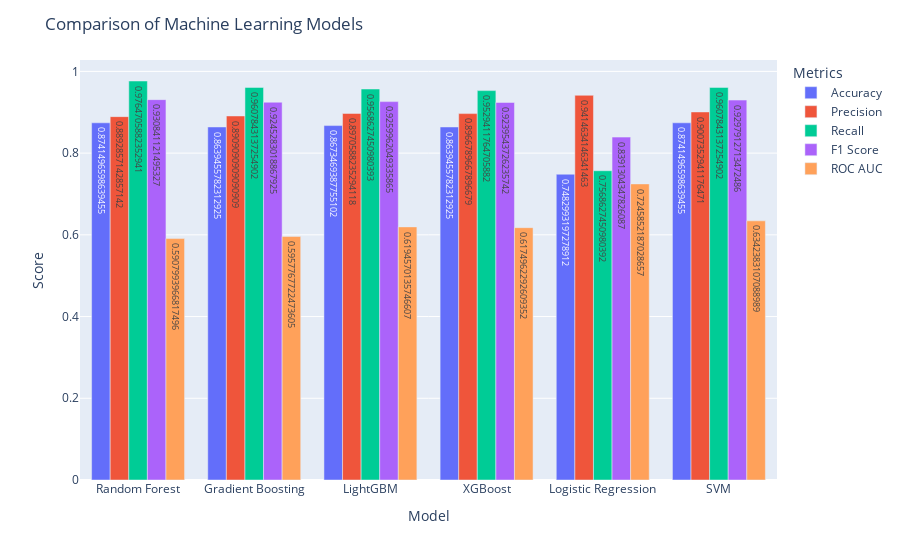

The code cell stored with this chart in its notebook:
### Code cell
# Create a DataFrame to hold the best metrics and hyperparameters for each model
model_comparison = pd.DataFrame({
    'Model': ['Random Forest', 'Gradient Boosting', 'LightGBM', 'XGBoost', 'Logistic Regression', 'SVM'],
    'Accuracy': [best_rf_metrics['accuracy'], best_gb_metrics['accuracy'], best_lgb_metrics['accuracy'],
                 best_xgb_metrics['accuracy'], best_logistic_metrics['accuracy'], best_svm_metrics['accuracy']],
    'Precision': [best_rf_metrics['precision'], best_gb_metrics['precision'], best_lgb_metrics['precision'],
                  best_xgb_metrics['precision'], best_logistic_metrics['precision'], best_svm_metrics['precision']],
    'Recall': [best_rf_metrics['recall'], best_gb_metrics['recall'], best_lgb_metrics['recall'],
               best_xgb_metrics['recall'], best_logistic_metrics['recall'], best_svm_metrics['recall']],
    'F1 Score': [best_rf_metrics['f1'], best_gb_metrics['f1'], best_lgb_metrics['f1'],
                 best_xgb_metrics['f1'], best_logistic_metrics['f1'], best_svm_metrics['f1']],
    'ROC AUC': [best_rf_metrics['roc_auc'], best_gb_metrics['roc_auc'], best_lgb_metrics['roc_auc'],
                best_xgb_metrics['roc_auc'], best_logistic_metrics['roc_auc'], best_svm_metrics['roc_auc']],
    'Best Hyperparameters': [rf_grid_search.best_params_, gb_grid_search.best_params_, lgb_grid_search.best_params_,
                             xgb_grid_search.best_params_, logreg_grid_search.best_params_, svm_grid_search.best_params_]
})

# Convert hyperparameters dictionary to string for better display
model_comparison['Best Hyperparameters'] = model_comparison['Best Hyperparameters'].apply(lambda x: ', '.join([f'{k}: {v}' for k, v in x.items()]))

# Melting the DataFrame for Plotly
melted_model_comparison = model_comparison.melt(id_vars=['Model', 'Best Hyperparameters'], var_name='Metric', value_name='Value')

# Plotting
fig = px.bar(melted_model_comparison, x='Model', y='Value', color='Metric', text='Value', 
             hover_data=['Best Hyperparameters'], barmode='group')

fig.update_layout(title='Comparison of Machine Learning Models',
                  xaxis_title='Model',
                  yaxis_title='Score',
                  legend_title='Metrics',
                  uniformtext_minsize=8, 
                  uniformtext_mode='hide')

fig.show()

### Figure 1 — Plotly figure (JSON) as saved in the notebook; plotly's stock layout.template omitted (floating-point values rounded to 4 significant figures)
{"data": [{"alignmentgroup": "True", "customdata": [["max_depth: 20, min_samples_leaf: 1, min_samples_split: 3, n_estimators: 50"], ["learning_rate: 0.1, max_depth: 10, n_estimators: 200"], ["learning_rate: 0.05, n_estimators: 100, num_leaves: 31"], ["learning_rate: 0.1, max_depth: 10, n_estimators: 50"], ["C: 1, penalty: l2"], ["svm__C: 10, svm__gamma: scale, svm__kernel: rbf"]], "hovertemplate": "Metric=Accuracy<br>Model=%{x}<br>Value=%{text}<br>Best Hyperparameters=%{customdata[0]}<extra></extra>", "legendgroup": "Accuracy", "marker": {"color": "#636efa", "pattern": {"shape": ""}}, "name": "Accuracy", "offsetgroup": "Accuracy", "orientation": "v", "showlegend": true, "text": [0.8741, 0.8639, 0.8673, 0.8639, 0.7483, 0.8741], "textposition": "auto", "type": "bar", "x": ["Random Forest", "Gradient Boosting", "LightGBM", "XGBoost", "Logistic Regression", "SVM"], "xaxis": "x", "y": [0.8741, 0.8639, 0.8673, 0.8639, 0.7483, 0.8741], "yaxis": "y"}, {"alignmentgroup": "True", "customdata": [["max_depth: 20, min_samples_leaf: 1, min_samples_split: 3, n_estimators: 50"], ["learning_rate: 0.1, max_depth: 10, n_estimators: 200"], ["learning_rate: 0.05, n_estimators: 100, num_leaves: 31"], ["learning_rate: 0.1, max_depth: 10, n_estimators: 50"], ["C: 1, penalty: l2"], ["svm__C: 10, svm__gamma: scale, svm__kernel: rbf"]], "hovertemplate": "Metric=Precision<br>Model=%{x}<br>Value=%{text}<br>Best Hyperparameters=%{customdata[0]}<extra></extra>", "legendgroup": "Precision", "marker": {"color": "#EF553B", "pattern": {"shape": ""}}, "name": "Precision", "offsetgroup": "Precision", "orientation": "v", "showlegend": true, "text": [0.8893, 0.8909, 0.8971, 0.8967, 0.9415, 0.9007], "textposition": "auto", "type": "bar", "x": ["Random Forest", "Gradient Boosting", "LightGBM", "XGBoost", "Logistic Regression", "SVM"], "xaxis": "x", "y": [0.8893, 0.8909, 0.8971, 0.8967, 0.9415, 0.9007], "yaxis": "y"}, {"alignmentgroup": "True", "customdata": [["max_depth: 20, min_samples_leaf: 1, min_samples_split: 3, n_estimators: 50"], ["learning_rate: 0.1, max_depth: 10, n_estimators: 200"], ["learning_rate: 0.05, n_estimators: 100, num_leaves: 31"], ["learning_rate: 0.1, max_depth: 10, n_estimators: 50"], ["C: 1, penalty: l2"], ["svm__C: 10, svm__gamma: scale, svm__kernel: rbf"]], "hovertemplate": "Metric=Recall<br>Model=%{x}<br>Value=%{text}<br>Best Hyperparameters=%{customdata[0]}<extra></extra>", "legendgroup": "Recall", "marker": {"color": "#00cc96", "pattern": {"shape": ""}}, "name": "Recall", "offsetgroup": "Recall", "orientation": "v", "showlegend": true, "text": [0.9765, 0.9608, 0.9569, 0.9529, 0.7569, 0.9608], "textposition": "auto", "type": "bar", "x": ["Random Forest", "Gradient Boosting", "LightGBM", "XGBoost", "Logistic Regression", "SVM"], "xaxis": "x", "y": [0.9765, 0.9608, 0.9569, 0.9529, 0.7569, 0.9608], "yaxis": "y"}, {"alignmentgroup": "True", "customdata": [["max_depth: 20, min_samples_leaf: 1, min_samples_split: 3, n_estimators: 50"], ["learning_rate: 0.1, max_depth: 10, n_estimators: 200"], ["learning_rate: 0.05, n_estimators: 100, num_leaves: 31"], ["learning_rate: 0.1, max_depth: 10, n_estimators: 50"], ["C: 1, penalty: l2"], ["svm__C: 10, svm__gamma: scale, svm__kernel: rbf"]], "hovertemplate": "Metric=F1 Score<br>Model=%{x}<br>Value=%{text}<br>Best Hyperparameters=%{customdata[0]}<extra></extra>", "legendgroup": "F1 Score", "marker": {"color": "#ab63fa", "pattern": {"shape": ""}}, "name": "F1 Score", "offsetgroup": "F1 Score", "orientation": "v", "showlegend": true, "text": [0.9308, 0.9245, 0.926, 0.924, 0.8391, 0.9298], "textposition": "auto", "type": "bar", "x": ["Random Forest", "Gradient Boosting", "LightGBM", "XGBoost", "Logistic Regression", "SVM"], "xaxis": "x", "y": [0.9308, 0.9245, 0.926, 0.924, 0.8391, 0.9298], "yaxis": "y"}, {"alignmentgroup": "True", "customdata": [["max_depth: 20, min_samples_leaf: 1, min_samples_split: 3, n_estimators: 50"], ["learning_rate: 0.1, max_depth: 10, n_estimators: 200"], ["learning_rate: 0.05, n_estimators: 100, num_leaves: 31"], ["learning_rate: 0.1, max_depth: 10, n_estimators: 50"], ["C: 1, penalty: l2"], ["svm__C: 10, svm__gamma: scale, svm__kernel: rbf"]], "hovertemplate": "Metric=ROC AUC<br>Model=%{x}<br>Value=%{text}<br>Best Hyperparameters=%{customdata[0]}<extra></extra>", "legendgroup": "ROC AUC", "marker": {"color": "#FFA15A", "pattern": {"shape": ""}}, "name": "ROC AUC", "offsetgroup": "ROC AUC", "orientation": "v", "showlegend": true, "text": [0.5908, 0.5958, 0.6195, 0.6175, 0.7246, 0.6342], "textposition": "auto", "type": "bar", "x": ["Random Forest", "Gradient Boosting", "LightGBM", "XGBoost", "Logistic Regression", "SVM"], "xaxis": "x", "y": [0.5908, 0.5958, 0.6195, 0.6175, 0.7246, 0.6342], "yaxis": "y"}], "layout": {"barmode": "group", "legend": {"title": {"text": "Metrics"}, "tracegroupgap": 0}, "margin": {"t": 60}, "title": {"text": "Comparison of Machine Learning Models"}, "uniformtext": {"minsize": 8, "mode": "hide"}, "xaxis": {"anchor": "y", "domain": [0, 1], "title": {"text": "Model"}}, "yaxis": {"anchor": "x", "domain": [0, 1], "title": {"text": "Score"}}}}
